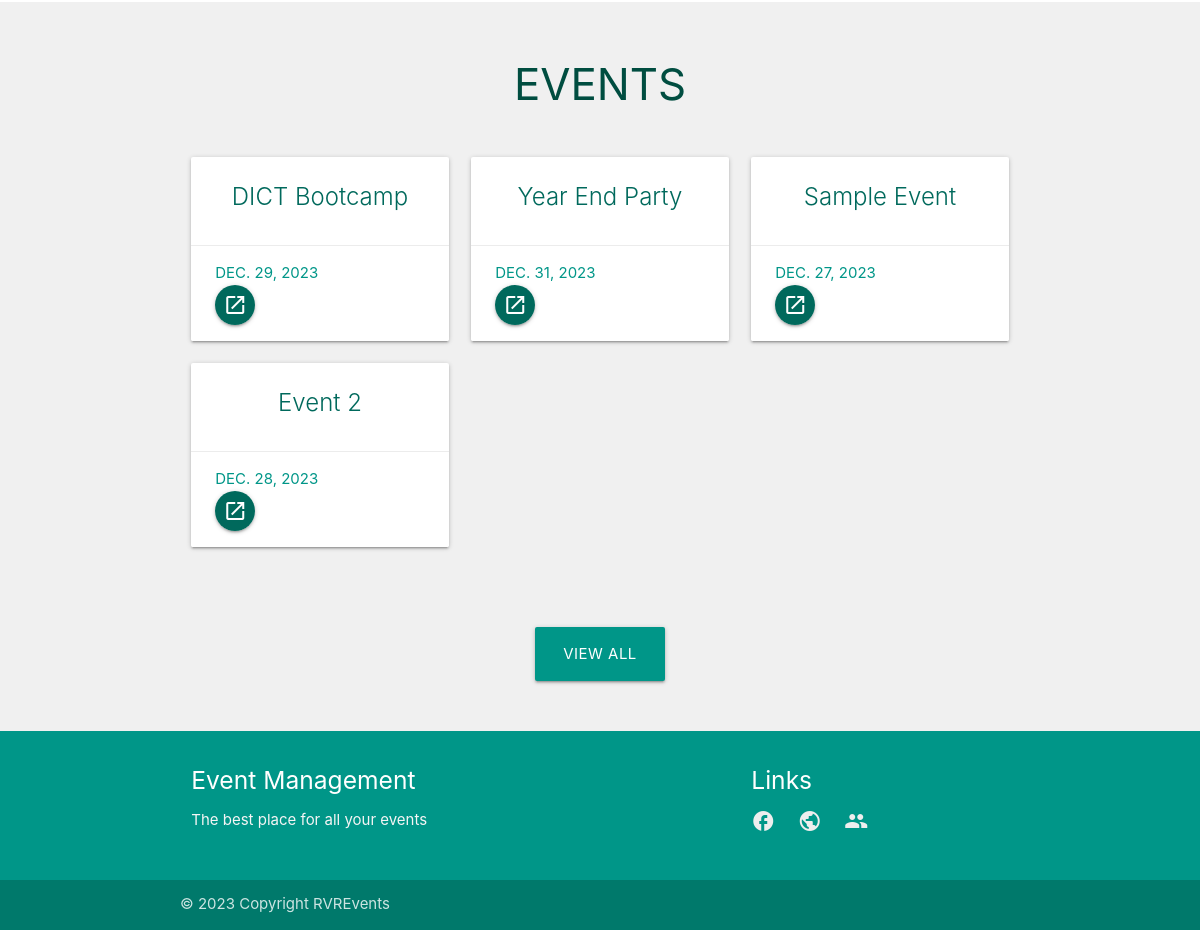
The page / (signed in, lower part) on the database as committed earlier.
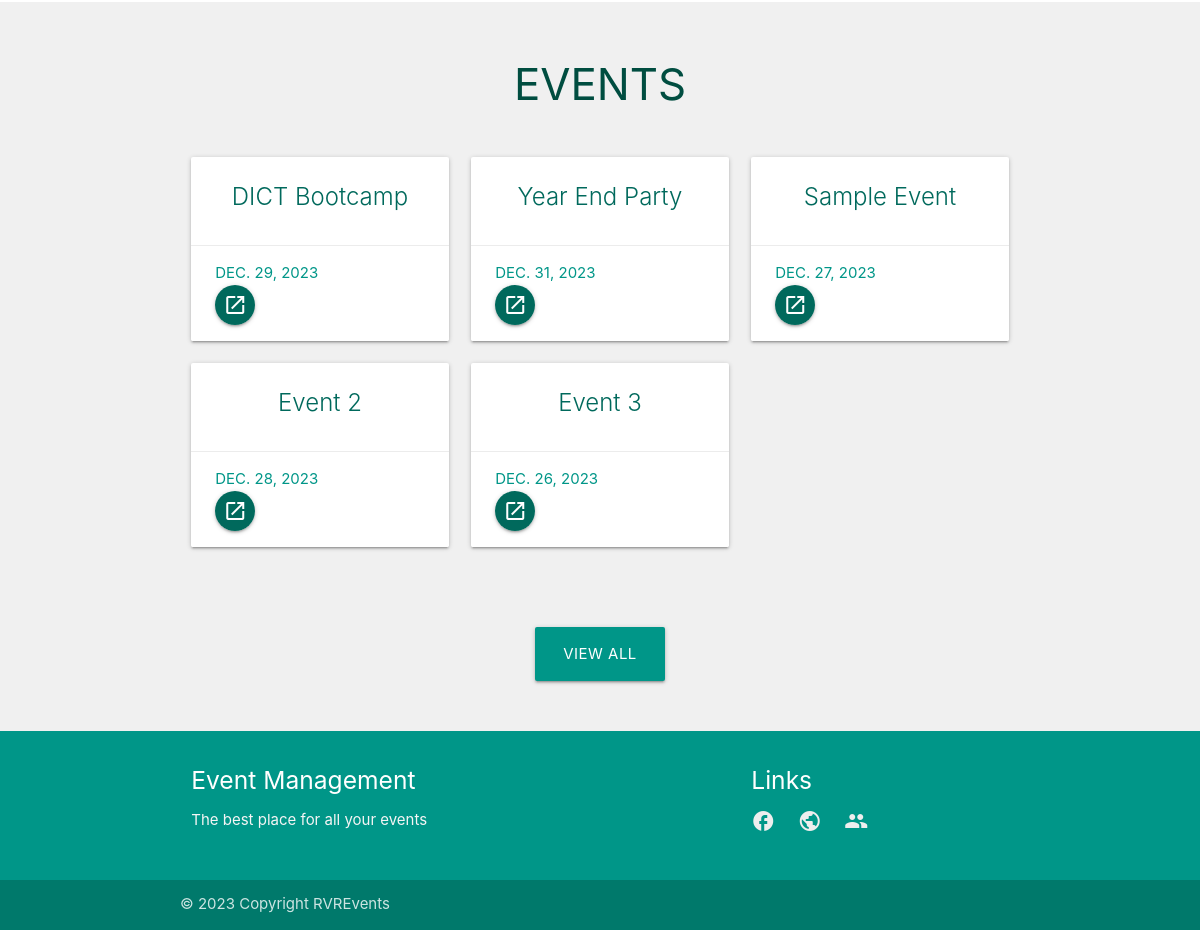
The same page on the database as committed later.
### ems/models.py (models this page shows, shortened)
class Event(models.Model):
    CATEGORIES = [
        ('Conference', 'Conference'),
        ('Party', 'Party'),
        ('Seminar', 'Seminar'),
        ('Concert', 'Concert'),
    ]
    name = models.CharField(max_length=200)
    organiser = models.ForeignKey(Organiser, null=True, on_delete=models.CASCADE)
    description = models.TextField(max_length=500, null=True)
    category = models.CharField(max_length=200, choices=CATEGORIES)
    event_date = models.DateField()
    created_dated = models.DateField(auto_now_add=True)

### ems/views.py (the view)
# urls.py: path('', views.home, name='home'),
def home(request):
    group = None
    if (request.user.groups.first() != None):
        group = request.user.groups.first().name
    if group == 'participant':
        if request.user.participant.name == None:
            print('Completing participant registration')
            return editProfileParticipant(request, request.user.participant.id)
    elif group == 'organiser':
        if request.user.organiser.name == None:
            print('Completing organiser registration')
            return editProfileOrganiser(request, request.user.organiser.id)
    advertised_events = [event.getEvent() for event in Advertisement.objects.all()[:4]]
    all_events = Event.objects.all()[:6]
    context = {
        'events': advertised_events,
        'all_events': all_events,
    }
    return render(request, 'ems/render/home.html', context)

### ems/templatetags/auth_extras.py (called while the page is built)
@register.filter(name='has_group')
def has_group(user, group_name):
    group = Group.objects.get(name=group_name)
    return True if group in user.groups.all() else False

### ems/templates/ems/render/home.html (shortened to what this page needs)
{% extends 'ems/main.html' %}
{% load static %}
{% block content %}
<br>
<br>
<div class="about events">
    <div class="container">
        <h3 class="center teal-text text-darken-4">EVENTS</h3>
        <br>
        <div class="row">
            {% for event in all_events %}
            <div class="col m4">
                <div class="card white">
                    <div class="card-content teal-text text-darken-3 center">
                        <span class="card-title">{{ event.name }}</span>
                    </div>
                    <div class="card-action">
                        <a href="#" class="teal-text">{{ event.event_date }}</a>
                        <span class="white-text">VIEW: </span><a href="{% url 'view_event' event.id %}" class="btn-floating waves-effect white">
                            <i class="material-icons teal darken-3">launch</i>
                        </a>
                    </div>
                </div>
            </div>
            {% endfor %}
        </div>
        <br>
        <br>
        <div class="button-div center">
            <a href="#" class="btn teal btn-large">View all</a>
        </div>
    </div>
</div>
{% endblock %}

Rows that differ between the two databases and show on the page:
added Event: name "Event 3", event_date "DEC. 26, 2023"
